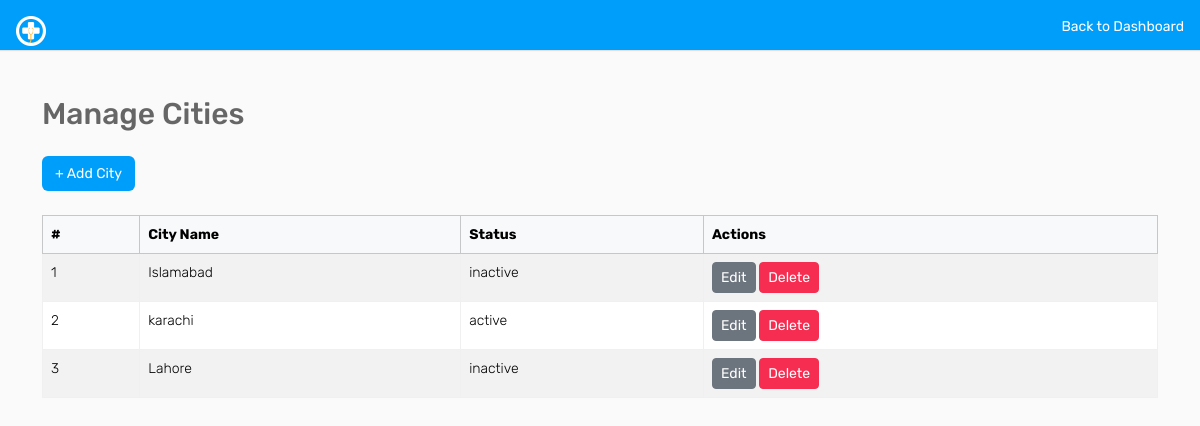
The page /admin/cities/manage-cities.php (signed in) on the database its author committed.
### tables this page shows
CREATE TABLE `cities` (
  `id` int(11) NOT NULL,
  `name` varchar(255) NOT NULL,
  `status` enum('active','inactive') DEFAULT 'active',
  `created_at` timestamp NOT NULL DEFAULT current_timestamp(),
  `updated_at` timestamp NOT NULL DEFAULT current_timestamp() ON UPDATE current_timestamp()
);

### admin/cities/manage-cities.php (the view, shortened to what this page needs)
<?php
include('../includes/config.php');
if (strlen($_SESSION['id']) == 0) {
    header('location:../auth/logout.php');
} else {
?>
    <!DOCTYPE html>
    <html lang="en">
    <head>
        <head>
        <link href="https://cdn.jsdelivr.net/npm/bootstrap@5.3.3/dist/css/bootstrap.min.css" rel="stylesheet">
        <link rel="stylesheet" href="../assets/css/font-awesome.min.css">
        <link rel="stylesheet" href="../assets/css/style.css">
    </head>
    </head>
    <body>
        <div class="header bg-primary mb-4 p-3 d-flex justify-content-between">
            <a href="../dashboard.php" class="text-white text-decoration-none">
                <img src="../assets/images/logo.png" width="30" height="30" alt="CARE">
            </a>
            <a href="../dashboard.php" class="text-white text-decoration-none">Back to Dashboard</a>
        </div>
        <div class="container py-5">
            <h2 class="mb-4 pt-5">Manage Cities</h2>
            <a href="add-cities.php" class="btn btn-primary mb-4">+ Add City</a>
            <table class="table table-bordered table-striped">
                <thead class="table-light">
                    <tr>
                        <th>#</th>
                        <th>City Name</th>
                        <th>Status</th>
                        <th>Actions</th>
                    </tr>
                </thead>
                <tbody>
                    <?php
                    $query = mysqli_query($con, "SELECT * FROM cities ORDER BY name ASC");
                    $i = 1;
                    while ($row = mysqli_fetch_assoc($query)) {
                        echo "<tr>
                    <td>{$i}</td>
                    <td>{$row['name']}</td>
                    <td>{$row['status']}</td>
                    <td>
                        <a href='edit-cities.php?id={$row['id']}' class='btn btn-sm btn-secondary'>Edit</a>
                        <a href='delete-cities.php?id={$row['id']}' class='btn btn-sm btn-danger' onclick=\"return confirm('Are you sure you want to delete this city?')\">Delete</a>
                    </td>
                  </tr>";
                        $i++;
                    }
                    ?>
                </tbody>
            </table>
        </div>
    </body>
    </html>
<?php } ?>

### rows shown on the page
cities: name "Islamabad", status "inactive"
cities: name "karachi", status "active"
cities: name "Lahore", status "inactive"
